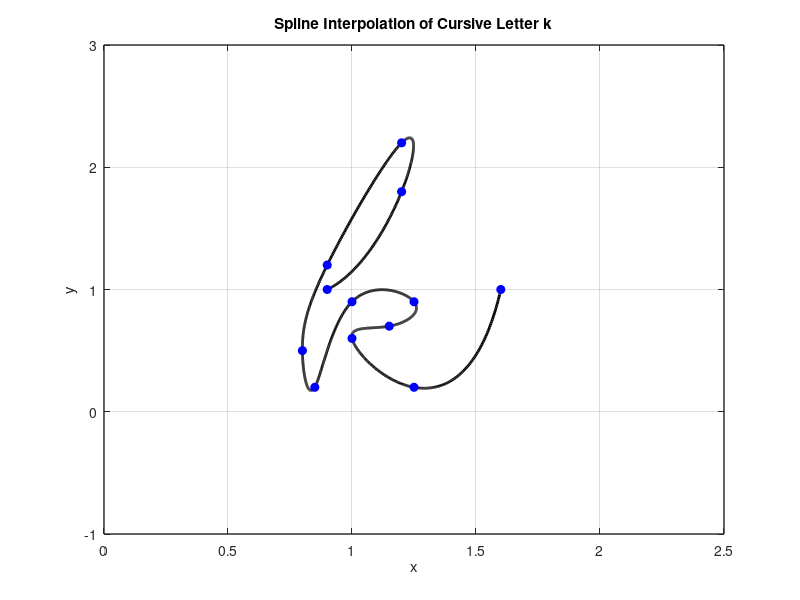

Reproduce this figure in MATLAB.
x = [0.9 1.2 1.2 0.9 0.8 0.85 1 1.25 1.15 1 1.25 1.6];
y = [1 1.8 2.2 1.2 0.5 0.2 0.9 0.9 0.7 0.6 0.2 1];

n = length(x);
t = 0:n-1; % Parametric coordinate t
tt = 0:0.01:n-1; % More dense coordinate tt for spline interpolation

% Compute spline interpolation
xx = spline(t, x, tt);
yy = spline(t, y, tt);

% Plot settings
figure(1)
plot(xx, yy, 'k', 'LineWidth', 2) % plot spline
hold on
plot(x, y, 'bo', 'MarkerFaceColor', 'b') % plot data points
axis([0 2.5 -1 3])
grid on
title('Spline Interpolation of Cursive Letter k')
xlabel('x')
ylabel('y')
set(gca, 'FontSize', 10, 'LineWidth', 1)
grid on